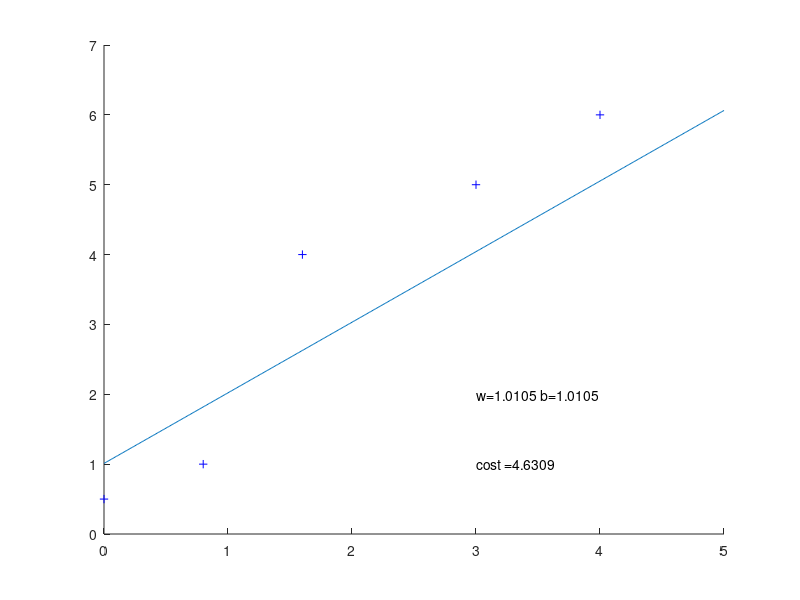

Write MATLAB code to recreate this figure.
clc
close all
clear all
x = [1, 0; 1, 0.8; 1, 1.6; 1, 3; 1, 4.0; 1, 5.0];
d = [0.5, 1, 4, 5, 6, 8];
epoch = 100;
rate = 0.0001;
w = [ones(1, 2); zeros(4, 2)];
e = zeros(5);
xtest = 0:0.01:5;
hold on;
for i=1:5
    plot(x(i, 2), d(i), 'b+');
end
for i=1:epoch
    for j=1:5
        e(j) = d(j) - w(j, :) * x(j, :)';
        w(j+1, :) = w(j, :) + rate * e(j) * x(j);
    end
    w(1, :) = w(5, :);
end
ytest = w(1, 2) * xtest + w(1, 1);
plot(xtest, ytest);
text(3, 2, strcat('w=', num2str(w(1, 2)), ' b=', num2str(w(1, 1))));
err = 0;
for i=1:5
   e(i) = d(i) - w(1, :) * x(i, :)';
   err = err + e(i)^2;
end
text(3, 1, strcat('cost = ', num2str(err)));
hold off;
